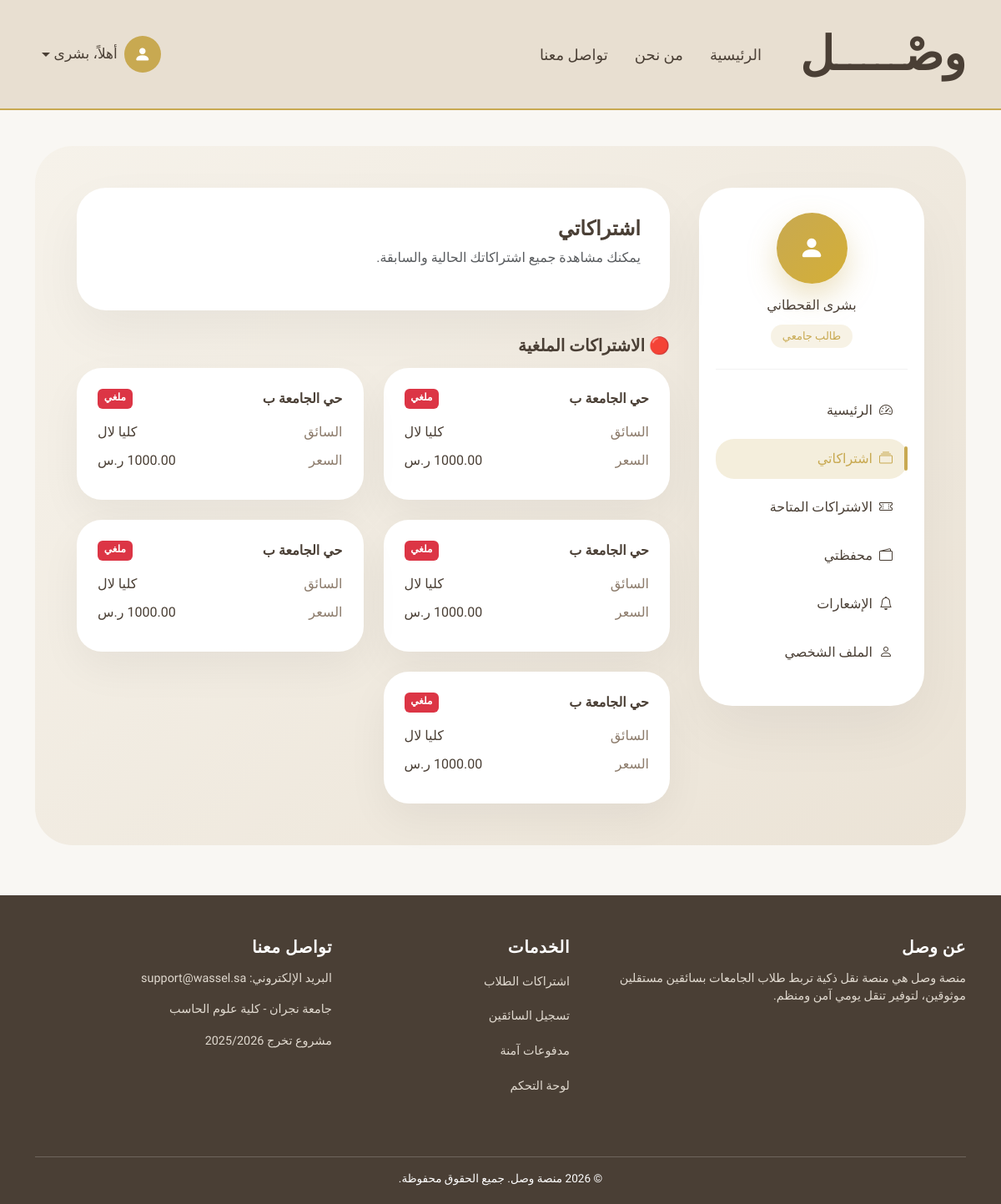
Page /student/my-subscriptions/ (signed in) on the earlier database version.
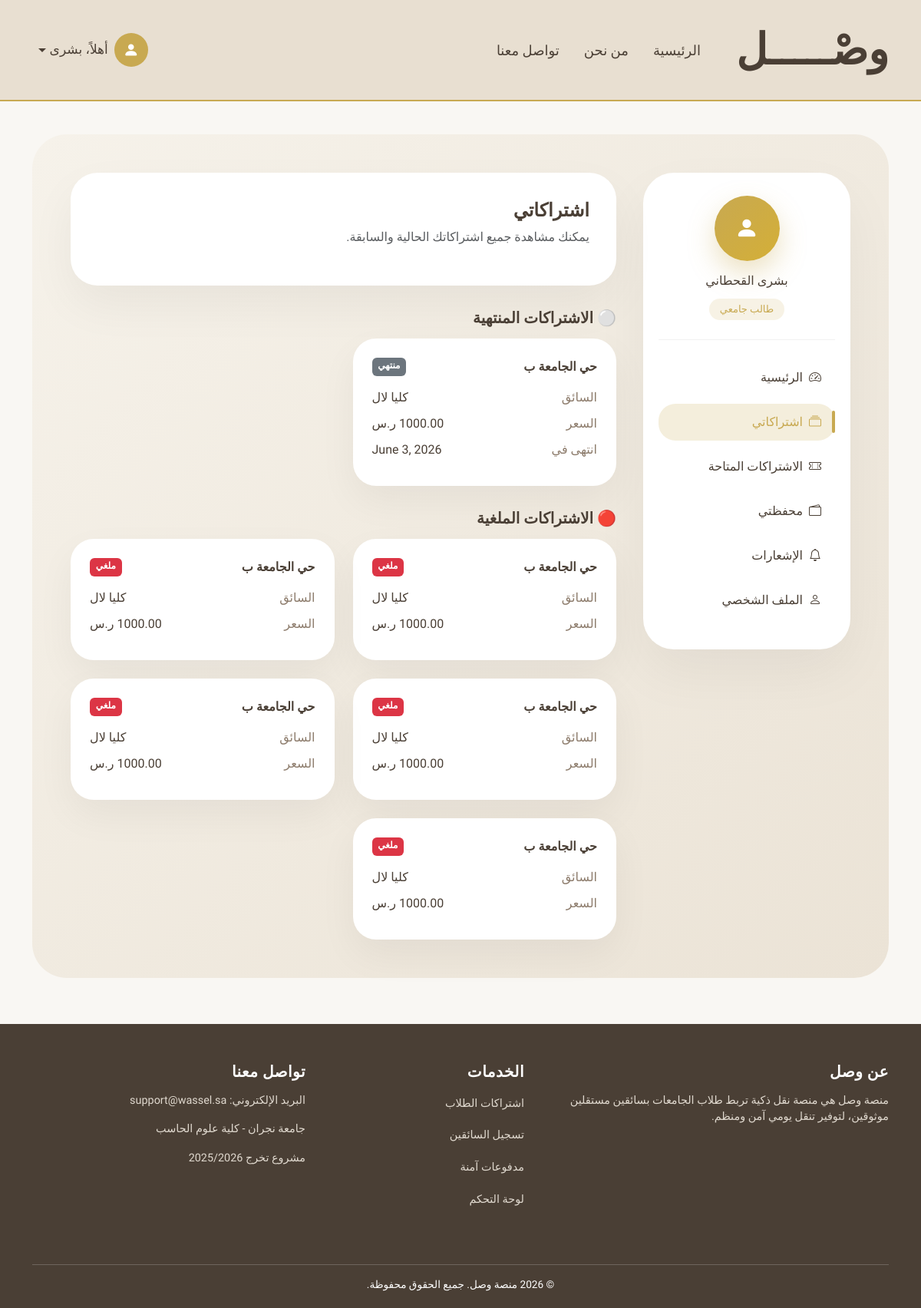
Same page on the later database version.
### subscriptions/models.py (models this page shows, shortened)
class SubscriptionRequest(models.Model):
    STATUS_CHOICES = (
        ("pending", "قيد الانتظار"),
        ("approved", "مقبول"),
        ("rejected", "مرفوض"),
        ("cancelled", "ملغي"),
    )
    student = models.ForeignKey(
        StudentProfile,
        on_delete=models.CASCADE,
        related_name="subscription_requests"
    )
    subscription = models.ForeignKey(
        Subscription,
        on_delete=models.CASCADE,
        related_name="requests"
    )
    status = models.CharField(
        max_length=20,
        choices=STATUS_CHOICES,
        default="pending"
    )
    request_date = models.DateTimeField(auto_now_add=True)
    decision_date = models.DateTimeField(blank=True, null=True)
    joined_at = models.DateTimeField(null=True, blank=True)
    price_snapshot = models.DecimalField(
        max_digits=8,
        decimal_places=2,
        blank=True,
        null=True
    )
    note = models.TextField(blank=True, null=True)
    class Meta:
        constraints = [
            models.UniqueConstraint(
                fields=["student", "subscription"],
                condition=Q(status__in=["pending", "approved"]),
                name="unique_active_subscription_request"
            )
        ]

class Subscription(models.Model):
    DURATION_CHOICES = (
        ("monthly", "شهري"),
        ("semester", "فصلي"),
    )
    STATUS_CHOICES = (
        ("active", "Active"),
        ("inactive", "Inactive"),
        ("full", "Full"),
    )
    driver = models.ForeignKey(
        DriverProfile,
        on_delete=models.CASCADE,
        related_name="subscriptions"
    )
    neighborhood = models.CharField(max_length=200)
    price = models.DecimalField(max_digits=8, decimal_places=2)
    seats = models.PositiveIntegerField()
    available_seats = models.PositiveIntegerField()
    duration = models.CharField(
        max_length=20,
        choices=DURATION_CHOICES
    )
    status = models.CharField(
        max_length=20,
        choices=STATUS_CHOICES,
        default="active"
    )
    start_date = models.DateField()
    end_date = models.DateField()
    notes = models.TextField(blank=True, null=True)
    created_at = models.DateTimeField(auto_now_add=True)

### driver/models.py (models this page shows, shortened)
class DriverProfile(models.Model):
    VERIFICATION_STATUS = (
        ("incomplete", "غير مكتمل"),
        ("pending", "قيد المراجعة"),
        ("approved", "مقبول"),
        ("rejected", "مرفوض"),
    )
    user = models.OneToOneField(
        settings.AUTH_USER_MODEL,
        on_delete=models.CASCADE,
        related_name="driver_profile"
    )
    id_document_image = CloudinaryField(
        'image',
        folder='wasl/drivers/docs',
        blank=True,
        null=True
    )
    driving_license_image = CloudinaryField(
        'image',
        folder='wasl/drivers/docs',
        blank=True,
        null=True
    )
    vehicle_registration_image = CloudinaryField(
        'image',
        folder='wasl/drivers/vehicle',
        blank=True,
        null=True
    )
    vehicle_insurance_image = CloudinaryField(
        'image',
        folder='wasl/drivers/vehicle',
        blank=True,
        null=True
    )
    vehicle_front_image = CloudinaryField(
        'image',
        folder='wasl/drivers/vehicle',
        blank=True,
        null=True
    )
    vehicle_back_image = CloudinaryField(
        'image',
        folder='wasl/drivers/vehicle',
        blank=True,
        null=True
    )
    vehicle_side_image = CloudinaryField(
        'image',
        folder='wasl/drivers/vehicle',
        blank=True,
        null=True
    )
    vehicle_model = models.CharField(
        max_length=100,
        blank=True,
        null=True
    )
    verification_status = models.CharField(
        max_length=20,
        choices=VERIFICATION_STATUS,
        default="incomplete"
    )
    rejection_reason = models.TextField(
        blank=True,
        null=True
    )
    submitted_at = models.DateTimeField(auto_now_add=True)
    updated_at = models.DateTimeField(auto_now=True)
    reviewed_at = models.DateTimeField(blank=True, null=True)

### accounts/models.py (models this page shows, shortened)
class User(AbstractUser):
    username = None  # حذفنا username رسميًا
    ROLE_CHOICES = (
        ('student', 'طالب'),
        ('driver', 'سائق'),
        ('admin', 'مشرف'),  # 🔥 الجديد
    )
    STATUS_CHOICES = (
        ('active', 'نشط'),
        ('banned', 'محظور'),
    )
    ADMIN_LEVELS = (
        (1, "Super Admin"),
        (2, "Manager"),
    )
    admin_level = models.IntegerField(
        choices=ADMIN_LEVELS,
        null=True,
        blank=True
    )
    email = models.EmailField(unique=True)
    role = models.CharField(
        max_length=20,
        choices=ROLE_CHOICES,
        default='student'
    )
    phone = models.CharField(max_length=20)
    city = models.ForeignKey(
        City,
        on_delete=models.PROTECT,
        related_name="users",
        verbose_name="المدينة"
    )
    status = models.CharField(
        max_length=20,
        choices=STATUS_CHOICES,
        default='active'
    )
    USERNAME_FIELD = "email"
    REQUIRED_FIELDS = ["first_name", "last_name", "phone"]
    objects = CustomUserManager()

### student/views.py (the view)
# urls.py: path("my-subscriptions/", views.my_subscriptions, name="my_subscriptions"),
@login_required
def my_subscriptions(request):
    if request.user.role != "student":
        return redirect("main:index")
    profile = request.user.student_profile
    today = timezone.now().date()
    subscriptions = SubscriptionRequest.objects.filter(
        student=profile
    ).select_related("subscription__driver__user").order_by("-request_date")
    active = []
    expired = []
    cancelled = []
    pending = []
    for sub in subscriptions:
        if sub.status == "pending":
            pending.append(sub)
        elif sub.status == "cancelled":
            cancelled.append(sub)
        elif sub.status == "approved":
            if sub.subscription.end_date >= today:
                active.append(sub)
            else:
                expired.append(sub)
    context = {
        "active": active,
        "expired": expired,
        "cancelled": cancelled,
        "pending": pending,
    }
    return render(request, "student/my_subscriptions.html", context)

### student/templates/student/my_subscriptions.html (shortened to what this page needs)
{% extends "student/base_student.html" %}
{% block student_content %}
<div class="page-header">
    <h4 class="fw-bold mb-2">اشتراكاتي</h4>
    <p class="text-muted">
        يمكنك مشاهدة جميع اشتراكاتك الحالية والسابقة.
    </p>
</div>
{% if expired %}
<h5 class="section-title">⚪ الاشتراكات المنتهية</h5>
<div class="row g-4">
    {% for req in expired %}
    <div class="col-md-6">
        <div class="subscription-card">
            <div class="d-flex justify-content-between mb-3">
                <strong>{{ req.subscription.neighborhood }}</strong>
                <span class="badge bg-secondary">منتهي</span>
            </div>
            <div class="info-row">
                <span>السائق</span>
                <span>{{ req.subscription.driver.user.get_full_name }}</span>
            </div>
            <div class="info-row">
                <span>السعر</span>
                <span>{{ req.price_snapshot }} ر.س</span>
            </div>
            <div class="info-row">
                <span>انتهى في</span>
                <span>{{ req.subscription.end_date }}</span>
            </div>
        </div>
    </div>
    {% endfor %}
</div>
{% endif %}
{% if cancelled %}
<h5 class="section-title">🔴 الاشتراكات الملغية</h5>
<div class="row g-4">
    {% for req in cancelled %}
    <div class="col-md-6">
        <div class="subscription-card">
            <div class="d-flex justify-content-between mb-3">
                <strong>{{ req.subscription.neighborhood }}</strong>
                <span class="badge bg-danger">ملغي</span>
            </div>
            <div class="info-row">
                <span>السائق</span>
                <span>{{ req.subscription.driver.user.get_full_name }}</span>
            </div>
            <div class="info-row">
                <span>السعر</span>
                <span>{{ req.price_snapshot }} ر.س</span>
            </div>
        </div>
    </div>
    {% endfor %}
</div>
{% endif %}
{% endblock %}

Differences in the rows shown:
added SubscriptionRequest: subscription.neighborhood "حي الجامعة ب", subscription.driver.user.get_full_name "كليا لال", subscription.end_date "June 3, 2026", shown under "⚪ الاشتراكات المنتهية"
Other differences:
text now shown: "⚪ الاشتراكات المنتهية"
